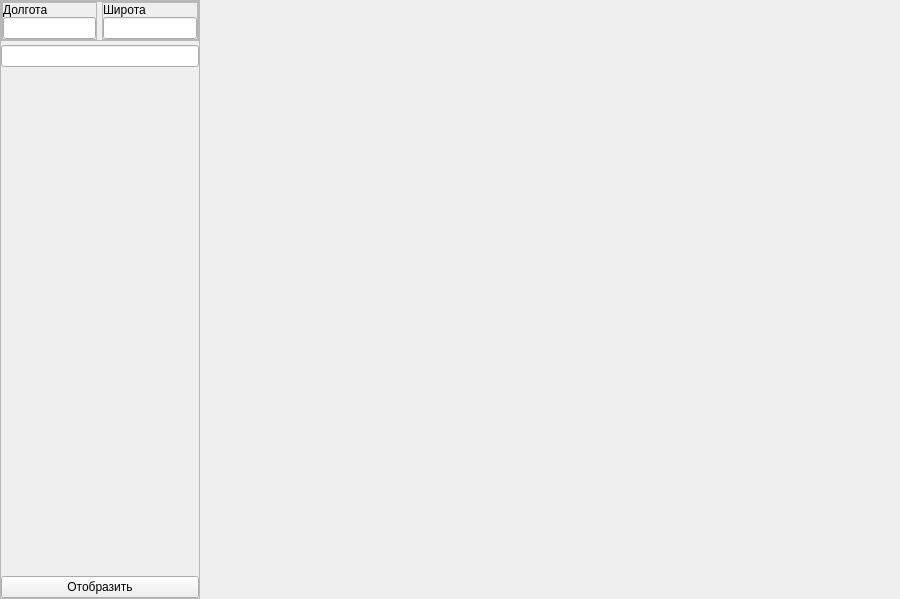
<?xml version="1.0" encoding="UTF-8"?>
<ui version="4.0">
 <class>MainWindow</class>
 <widget class="QMainWindow" name="MainWindow">
  <property name="geometry">
   <rect>
    <x>0</x>
    <y>0</y>
    <width>900</width>
    <height>599</height>
   </rect>
  </property>
  <property name="windowTitle">
   <string>Большая задача</string>
  </property>
  <widget class="QWidget" name="centralwidget">
   <layout class="QHBoxLayout" name="horizontalLayout">
    <property name="spacing">
     <number>0</number>
    </property>
    <property name="leftMargin">
     <number>0</number>
    </property>
    <property name="topMargin">
     <number>0</number>
    </property>
    <property name="rightMargin">
     <number>0</number>
    </property>
    <property name="bottomMargin">
     <number>0</number>
    </property>
    <item>
     <widget class="QFrame" name="frame">
      <property name="frameShape">
       <enum>QFrame::StyledPanel</enum>
      </property>
      <property name="frameShadow">
       <enum>QFrame::Raised</enum>
      </property>
      <layout class="QVBoxLayout" name="verticalLayout">
       <property name="spacing">
        <number>4</number>
       </property>
       <property name="leftMargin">
        <number>0</number>
       </property>
       <property name="topMargin">
        <number>0</number>
       </property>
       <property name="rightMargin">
        <number>0</number>
       </property>
       <property name="bottomMargin">
        <number>0</number>
       </property>
       <item>
        <widget class="QFrame" name="frame_2">
         <property name="frameShape">
          <enum>QFrame::StyledPanel</enum>
         </property>
         <property name="frameShadow">
          <enum>QFrame::Raised</enum>
         </property>
         <layout class="QHBoxLayout" name="horizontalLayout_2" stretch="0,0">
          <property name="spacing">
           <number>5</number>
          </property>
          <property name="leftMargin">
           <number>0</number>
          </property>
          <property name="topMargin">
           <number>0</number>
          </property>
          <property name="rightMargin">
           <number>0</number>
          </property>
          <property name="bottomMargin">
           <number>0</number>
          </property>
          <item>
           <widget class="QFrame" name="frame_4">
            <property name="frameShape">
             <enum>QFrame::StyledPanel</enum>
            </property>
            <property name="frameShadow">
             <enum>QFrame::Raised</enum>
            </property>
            <layout class="QVBoxLayout" name="verticalLayout_3">
             <property name="spacing">
              <number>0</number>
             </property>
             <property name="leftMargin">
              <number>0</number>
             </property>
             <property name="topMargin">
              <number>0</number>
             </property>
             <property name="rightMargin">
              <number>0</number>
             </property>
             <property name="bottomMargin">
              <number>0</number>
             </property>
             <item>
              <widget class="QLabel" name="longInput">
               <property name="text">
                <string>Долгота</string>
               </property>
              </widget>
             </item>
             <item>
              <widget class="QLineEdit" name="long_2"/>
             </item>
            </layout>
           </widget>
          </item>
          <item>
           <widget class="QFrame" name="frame_3">
            <property name="frameShape">
             <enum>QFrame::StyledPanel</enum>
            </property>
            <property name="frameShadow">
             <enum>QFrame::Raised</enum>
            </property>
            <layout class="QVBoxLayout" name="verticalLayout_2">
             <property name="spacing">
              <number>0</number>
             </property>
             <property name="leftMargin">
              <number>0</number>
             </property>
             <property name="topMargin">
              <number>0</number>
             </property>
             <property name="rightMargin">
              <number>0</number>
             </property>
             <property name="bottomMargin">
              <number>0</number>
             </property>
             <item>
              <widget class="QLabel" name="label">
               <property name="text">
                <string>Широта</string>
               </property>
              </widget>
             </item>
             <item>
              <widget class="QLineEdit" name="widthInput"/>
             </item>
            </layout>
           </widget>
          </item>
         </layout>
        </widget>
       </item>
       <item>
        <widget class="QLineEdit" name="scaleInput"/>
       </item>
       <item>
        <spacer name="verticalSpacer">
         <property name="orientation">
          <enum>Qt::Vertical</enum>
         </property>
         <property name="sizeHint" stdset="0">
          <size>
           <width>20</width>
           <height>40</height>
          </size>
         </property>
        </spacer>
       </item>
       <item>
        <widget class="QPushButton" name="showButton">
         <property name="text">
          <string>Отобразить</string>
         </property>
        </widget>
       </item>
      </layout>
     </widget>
    </item>
    <item>
     <widget class="QLabel" name="map">
      <property name="minimumSize">
       <size>
        <width>700</width>
        <height>0</height>
       </size>
      </property>
      <property name="text">
       <string/>
      </property>
     </widget>
    </item>
   </layout>
  </widget>
 </widget>
 <resources/>
 <connections/>
</ui>
